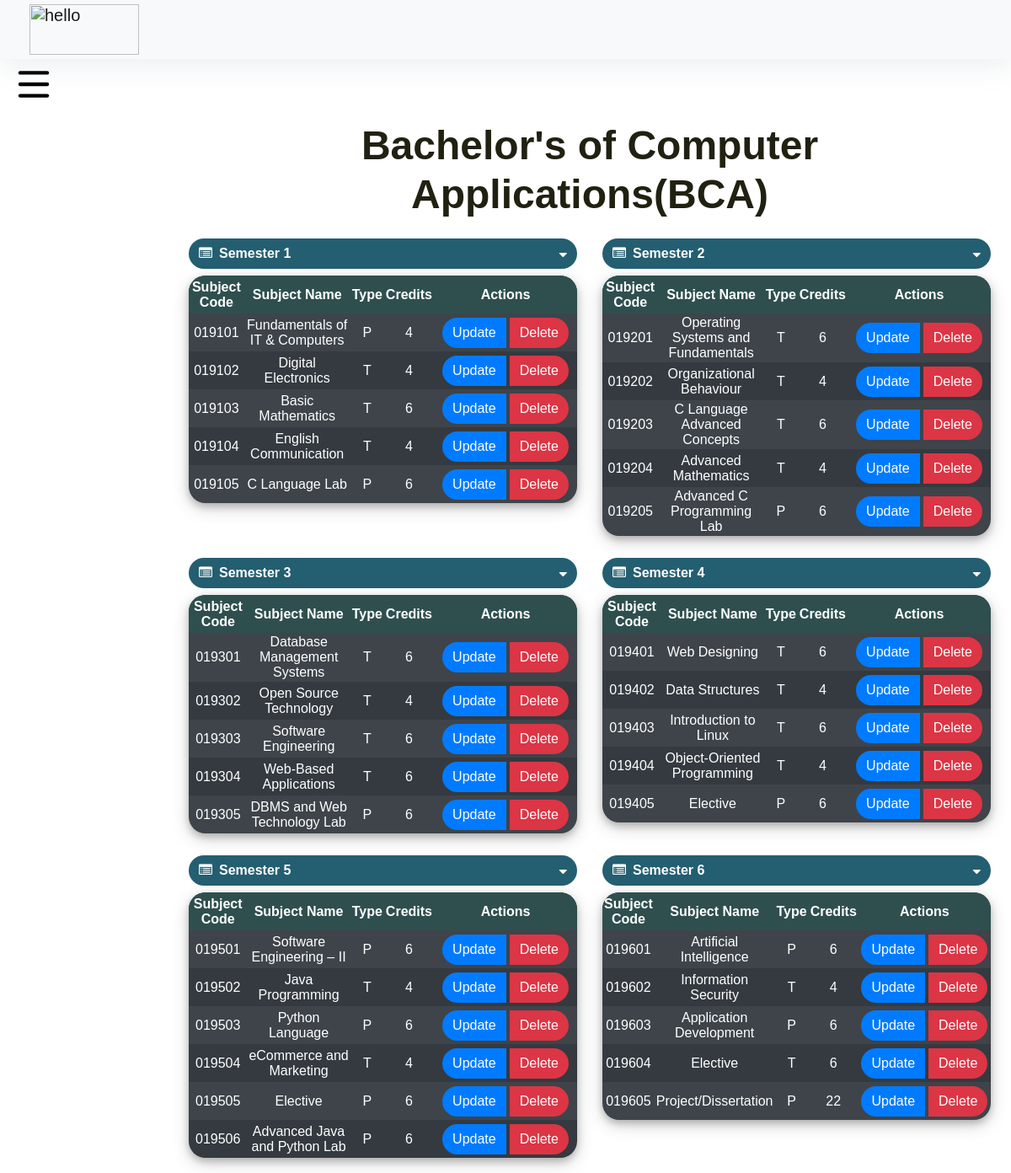
Page /dept_admin/course_details.php?course_code=BCA (signed in) on the committed database.
### tables this page shows
CREATE TABLE IF NOT EXISTS `courses` (
  `course_id` int NOT NULL AUTO_INCREMENT,
  `course_code` varchar(10) NOT NULL,
  `course_name` varchar(50) NOT NULL,
  `no_of_semester` varchar(10) NOT NULL,
  `dept_id` varchar(10) NOT NULL,
  `stream_id` varchar(10) NOT NULL,
  `fees_per_sem` varchar(6) NOT NULL,
  PRIMARY KEY (`course_id`)
);

CREATE TABLE IF NOT EXISTS `subjects` (
  `subjects_code` varchar(100) NOT NULL,
  `subjects_name` varchar(255) NOT NULL,
  `dept_id` int NOT NULL,
  `course_code` varchar(255) NOT NULL,
  `semester` int NOT NULL,
  `credits` int NOT NULL,
  `type` varchar(25) NOT NULL,
  UNIQUE KEY `subjects_code` (`subjects_code`)
);

### dept_admin/course_details.php (the view, shortened to what this page needs)
<?php include('../common/header.php') ?>
<?php
require_once "../connection/connection.php";
if (!isset($_SESSION["Logininfo"])) {
	echo '<script type="text/javascript">window.location.href = "index.php";</script>';
} else {
	$userid = $_SESSION['Logininfo']['user_id'];
	$password = $_SESSION['Logininfo']['password'];
	$query = "SELECT *
		FROM department AS d
		INNER JOIN admin_info AS a
		ON a.dept_id = d.dept_id
		WHERE a.user_id = '$userid'
		AND a.password = '$password'";
	$result = mysqli_query($con, $query);
	$row = mysqli_fetch_array($result);
}
?>
<!doctype html>
<html lang="en">
    <head>
        <link rel="stylesheet" type="text/css" href="../bootstrap/css/bootstrap.min.css">
        <link rel="stylesheet" type="text/css" href="../css/footer.css">
        <link rel="stylesheet" type="text/css" href="../css/header.css">
        <link rel="stylesheet" type="text/css" href="../css/style.css">
        <link rel="stylesheet" href="https://stackpath.bootstrapcdn.com/font-awesome/4.7.0/css/font-awesome.min.css">
    </head>
    <body>
        <main role="main" class="col-xl-10 col-lg-12 col-md-12 ml-sm-auto px-md-4 pt-4 mb-2 w-100">
        <?php
            if(isset($_GET['course_code']))
            {
                $course_code = $_GET['course_code'];
                $query = "SELECT * FROM courses WHERE course_code ='$course_code'";
                $result = mysqli_query($con,$query);
                if((mysqli_num_rows($result)) > 0)
                {
                    $row = mysqli_fetch_array($result);
                }
                else
                {
                    echo "<script>alert ('NO data found');</script>";
        			echo "<script>window.location.href='courses.php';</script>";
                }
                $semester = $row["no_of_semester"];
        ?>
		<div class="p-0 rounded text-center">
			<h1><?php echo $row['course_name']."(". $row['course_code'].")"; ?></h1>
		</div>
        <?php
            $cur_sem = 0;
            while($cur_sem < $semester)
            {
                if($cur_sem  % 2 == 0)
                {
                    ?><div class="row"><?php
                }
        ?>
        <div class="col-lg-6 col-md-12 col-sm-12 ">
            <div>
                <section class="mt-3">
                    <div style=" border-radius: 20px;" class="btn btn-block table-one text-white d-flex">
                        <span class="font-weight-bold"><i class="fa fa-list-alt mr-2" aria-hidden="true"></i><?php echo "Semester " .($cur_sem+1); ?></span>
                        <a href="" class="ml-auto font-weight-bold" data-toggle="collapse" data-target="#collapseOne<?php echo $cur_sem; ?>">
                            <i class="fa text-white fa-caret-down" style="color: black; padding-top: 5px;" aria-hidden="true"></i>
                        </a>
                    </div>
                    <div class="collapse show mt-2" id="collapseOne<?php echo $cur_sem; ?>">
                        <table style="margin-bottom: 10px;"
                            class="w-100 table-dark container table-striped table-hover table-elements table-one-tr"
                            cellpadding="2">
                            <thead class="thead-dark">
                                <tr class="pt-5 table-one" style="height: 32px;">
                                    <th style="border-radius: 20px 0 0 0;">Subject Code</th>
                                    <th>Subject Name</th>
                                    <th>Type</th>
                                    <th>Credits</th>
                                    <th style="border-radius: 0 20px 0 0;">Actions</th>
                                </tr>
                            </thead>
                            <?php
                            $cur_sem1 = $cur_sem + 1;
                            $query = "SELECT * FROM subjects WHERE course_code='$course_code' AND semester='$cur_sem1'";
                            $run = mysqli_query($con, $query);
                            if((mysqli_num_rows($run) > 0))
                            {
                                $i = 0;
                                $num_rows = mysqli_num_rows($run);
                                while ($row = mysqli_fetch_array($run)) {
                                    $i++;
                                    echo "<tr>";
                                    echo "<td";
                                    if ($i == $num_rows) {
                                        echo " style='border-radius: 0 0 0 20px;'";
                                    }
                                    echo ">" . $row["subjects_code"] . "</td>";
                                    echo "<td>" . $row["subjects_name"] . "</td>";
                                    echo "<td>" . $row["type"] . "</td>";
                                    echo "<td>" . $row["credits"] . "</td>";
                                    echo "<td width='170' class='button'";
                                    if ($i == $num_rows) {
                                        echo " style='border-radius:  0 0 20px 0;'";
                                    }
                                    echo ">" ; ?>
                                    <a class="btn btn-primary mr-1"
									href="subjects.php?subject_code=<?= $row['subjects_code'] ?>">Update
                                    </a><a class="btn btn-danger" href="subjects.php?del_sub_code=<?= $row['subjects_code']?>&course_code=<?= $row['course_code']?>"
									onclick="return confirm('Are you sure you want to delete this Subject?')">Delete</a>
                                    <?php
                                    echo "</td>";
                                    echo "</tr>";
                                }
                            }
                            else
                            {
                               echo "<tr><td colspan='6' style='text-align: center;'>No Data Found.</td></tr>";
                            }
                            ?>
                        </table>
                    </div>
                </section>
            </div>
        </div>
        <?php
            $cur_sem++;
            if($cur_sem  % 2 == 0)
                {
                    ?></div><?php
                }
                }
            }
        ?>
    </body>
</html>

### Css/header.css (style rules this page uses)
body { font-family: "Poppins", sans-serif; font-size: 16px; line-height: 24px; font-weight: 400; color: #212112; background-position: center; background-repeat: repeat; background-size: 7%; background-color: #fff; overflow-x: hidden; transition: all 200ms linear; }
body, header { margin: 0; padding: 0; border: 0; margin-top: 60px; font-size: 100%; font: inherit; vertical-align: baseline; }
*, *:before, *:after { -moz-box-sizing: border-box; -webkit-box-sizing: border-box; box-sizing: border-box; }
@media screen and (max-width: 1680px) { body, input, select, textarea { font-size: 13pt; } }
@media screen and (max-width: 1280px) { body, input, select, textarea { font-size: 12pt; } }
h1 { font-size: 48px; line-height: 1.2; font-weight: 700; color: #212112; text-align: center; }

### Css/style.css (style rules this page uses)
main.col-xl-10.col-lg-12.col-md-12.ml-sm-auto.px-md-4.mb-2.w-100 { padding-top: 1; }

### dept_admin/course_details.php (style rules this page uses)
td { height: 45px; text-align: center; }
thead tr th { height: 45px; background-color: darkslategrey; color: white; text-align: center; }
div.btn.btn-block.table-one.text-white.d-flex { background-color: #245e71; }
table { border-radius: 20px; box-shadow: 0 4px 8px 0 rgba(0, 0, 0, 0.2), 0 6px 20px 0 rgba(0, 0, 0, 0.19); }
a.btn.btn-primary { border-radius: 20px 0 0 20px; }
a.btn.btn-danger { border-radius: 0 20px 20px 0; }
.btn { border: 0; }
.btn-primary { border: 0; }

### rows in the picture
courses: course_name "Bachelor's of Computer Applications", course_code "BCA", no_of_semester "6" (drawn)
subjects: subjects_code "019101", subjects_name "Fundamentals of IT & Computers", type "P", credits "4"
subjects: subjects_code "019102", subjects_name "Digital Electronics", type "T", credits "4"
subjects: subjects_code "019103", subjects_name "Basic Mathematics", type "T", credits "6"
subjects: subjects_code "019104", subjects_name "English Communication", type "T", credits "4"
subjects: subjects_code "019105", subjects_name "C Language Lab", type "P", credits "6"
subjects: subjects_code "019201", subjects_name "Operating Systems and Fundamentals", type "T", credits "6"
subjects: subjects_code "019202", subjects_name "Organizational Behaviour", type "T", credits "4"
subjects: subjects_code "019203", subjects_name "C Language Advanced Concepts", type "T", credits "6"
subjects: subjects_code "019204", subjects_name "Advanced Mathematics", type "T", credits "4"
subjects: subjects_code "019205", subjects_name "Advanced C Programming Lab", type "P", credits "6"
subjects: subjects_code "019301", subjects_name "Database Management Systems", type "T", credits "6"
subjects: subjects_code "019302", subjects_name "Open Source Technology", type "T", credits "4"
subjects: subjects_code "019303", subjects_name "Software Engineering", type "T", credits "6"
subjects: subjects_code "019304", subjects_name "Web-Based Applications", type "T", credits "6"
subjects: subjects_code "019305", subjects_name "DBMS and Web Technology Lab", type "P", credits "6"
subjects: subjects_code "019401", subjects_name "Web Designing", type "T", credits "6"
subjects: subjects_code "019402", subjects_name "Data Structures", type "T", credits "4"
subjects: subjects_code "019403", subjects_name "Introduction to Linux", type "T", credits "6"
subjects: subjects_code "019404", subjects_name "Object-Oriented Programming", type "T", credits "4"
subjects: subjects_code "019405", subjects_name "Elective", type "P", credits "6"
subjects: subjects_code "019501", subjects_name "Software Engineering – II", type "P", credits "6"
subjects: subjects_code "019502", subjects_name "Java Programming", type "T", credits "4"
subjects: subjects_code "019503", subjects_name "Python Language", type "P", credits "6"
subjects: subjects_code "019504", subjects_name "eCommerce and Marketing", type "T", credits "4"
subjects: subjects_code "019505", subjects_name "Elective", type "P", credits "6"
subjects: subjects_code "019506", subjects_name "Advanced Java and Python Lab", type "P", credits "6"
subjects: subjects_code "019601", subjects_name "Artificial Intelligence", type "P", credits "6"
subjects: subjects_code "019602", subjects_name "Information Security", type "T", credits "4"
subjects: subjects_code "019603", subjects_name "Application Development", type "P", credits "6"
subjects: subjects_code "019604", subjects_name "Elective", type "T", credits "6"
subjects: subjects_code "019605", subjects_name "Project/Dissertation", type "P", credits "22"
